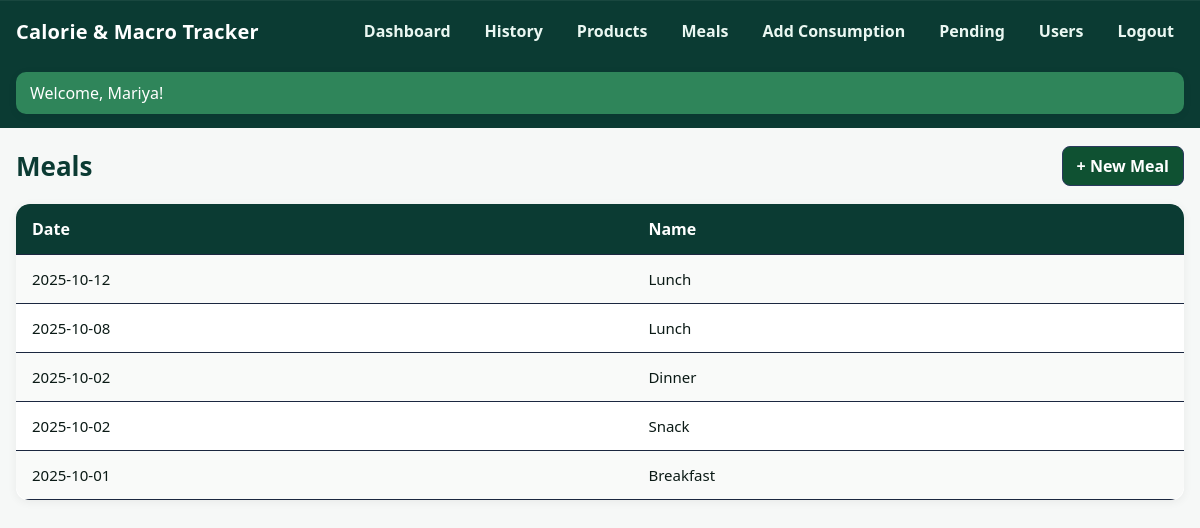
Screenshot of /meals (signed in) with the database file from the repository.
### app.py (models this page shows, shortened)
class User(db.Model, UserMixin):
    id = db.Column(db.Integer, primary_key=True)
    username = db.Column(db.String(80), unique=True, nullable=False)
    email = db.Column(db.String(120), unique=True, nullable=False)
    password_hash = db.Column(db.String(255), nullable=False)
    is_admin = db.Column(db.Boolean, default=False)
    is_approved = db.Column(db.Boolean, default=False)
    created_at = db.Column(db.DateTime, default=datetime.utcnow)
    products = db.relationship("Product", backref="user", lazy=True)
    meals = db.relationship("Meal", backref="user", lazy=True)
    consumptions = db.relationship("Consumption", backref="user", lazy=True)

class Meal(db.Model):
    id = db.Column(db.Integer, primary_key=True)
    user_id = db.Column(db.Integer, db.ForeignKey("user.id"), nullable=False)
    date = db.Column(db.Date, nullable=False, default=date.today)
    name = db.Column(db.String(80), nullable=False)

### app.py (the view)
@app.route("/meals")
@login_required
def meals():
    items = Meal.query.filter_by(user_id=current_user.id).order_by(Meal.date.desc(), Meal.name).all()
    return render_template("meals.html", items=items)

### app.py (called while the page is built)
@login_manager.user_loader
def load_user(user_id):
    return User.query.get(int(user_id))

### templates/meals.html (shortened to what this page needs)
{% extends "base.html" %}
{% block content %}
<div class="page-head">
  <h1>Meals</h1>
  <a class="btn" href="{{ url_for('meal_new') }}">+ New Meal</a>
</div>
<div class="table-wrap">
  <table class="table">
    <thead>
      <tr>
        <th>Date</th>
        <th>Name</th>
      </tr>
    </thead>
    <tbody>
      {% for m in items %}
      <tr>
        <td>{{ m.date }}</td>
        <td>{{ m.name }}</td>
      </tr>
      {% endfor %}
    </tbody>
  </table>
</div>
{% endblock %}

### templates/base.html (shortened to what this page needs)
<!doctype html>
<html lang="en">
<head>
  <link rel="stylesheet" href="{{ url_for('static', filename='styles.css') }}">
</head>
<body>
  <header class="topbar">
    <div class="topbar-inner">
      <div class="brand">Calorie & Macro Tracker</div>
      <nav class="nav-links">
        {% if current_user.is_authenticated %}
          <a href="{{ url_for('dashboard') }}">Dashboard</a>
          <a href="{{ url_for('history') }}">History</a>
          <a href="{{ url_for('products') }}">Products</a>
          <a href="{{ url_for('meals') }}">Meals</a>
          <a href="{{ url_for('consumption_new') }}">Add Consumption</a>
          {% if current_user.is_admin %}
            <a href="{{ url_for('admin_pending') }}">Pending</a>
            <a href="{{ url_for('admin_users') }}">Users</a>
          {% endif %}
          <a href="{{ url_for('logout') }}">Logout</a>
        {% else %}
          <a href="{{ url_for('login') }}">Login</a>
          <a href="{{ url_for('signup') }}">Sign Up</a>
        {% endif %}
      </nav>
    </div>
    {% if current_user.is_authenticated %}
      <div class="welcome-bar">
        <div class="welcome-pill">
          Welcome, {{ current_user.name|default(current_user.username|default(current_user.email|default('User', true), true), true) }}!
        </div>
      </div>
    {% endif %}
  </header>
  <main class="container">
    {% block content %}{% endblock %}
  </main>
</body>
</html>

### static/styles.css (style rules this page uses)
:root { --bg:#0b1220; --card:#121a2b; --text:#e7ecf4; --muted:#9fb0d1; --accent:#6aa9ff; --danger:#ff7575; }
* { box-sizing: border-box; }
body { margin:0; font-family: system-ui, -apple-system, Segoe UI, Roboto, Helvetica, Arial, sans-serif; background:var(--bg); color:var(--text); }
a { color: var(--accent); text-decoration: none; }
.brand { font-weight:700; letter-spacing:0.4px; }
.container { max-width: 980px; margin: 24px auto; padding: 0 16px; }
.btn { display:inline-block; padding:10px 12px; background:#0e1628; border:1px solid #2a395d; border-radius:10px; }
.table { width:100%; border-collapse: collapse; background:var(--card); border-radius: 14px; overflow:hidden; }
.table th, .table td { padding:10px 12px; border-bottom:1px solid #1b2740; }
.table thead { background:#0f1729; }

### templates/base.html (style rules this page uses)
:root { --green-900:#0b3b33; --green-800:#0f5132; --bg:#f6f8f7; --card:#ffffff; --muted:#6b7280; --shadow:0 2px 10px rgba(0,0,0,.06); --radius:12px; }
html,body { height:100%; background:var(--bg); }
body { margin:0; font-family: system-ui, -apple-system, Segoe UI, Roboto, Helvetica, Arial, "Apple Color Emoji","Segoe UI Emoji"; color:#0b1a16; }
.topbar { background:var(--green-900); color:#fff; position:sticky; top:0; z-index:20; box-shadow:0 1px 0 rgba(255,255,255,.06) inset; }
.topbar-inner { max-width:1200px; margin:0 auto; padding:14px 16px; display:flex; align-items:center; justify-content:space-between; gap:12px; }
.brand { font-weight:800; letter-spacing:.2px; font-size:20px; }
.nav-links { display:flex; flex-wrap:wrap; gap:14px; }
.nav-links a { color:#eaf7f2; text-decoration:none; font-weight:600; padding:6px 10px; border-radius:8px; }
.welcome-bar { max-width:1200px; margin:10px auto 0; padding:0 16px 14px; }
.welcome-pill { background:#2f855a; color:#fff; padding:10px 14px; border-radius:10px; box-shadow:var(--shadow); }
.container { max-width:1200px; margin:18px auto 32px; padding:0 16px; }

### templates/meals.html (style rules this page uses)
.page-head { display:flex; align-items:center; justify-content:space-between; margin-bottom:18px; }
.page-head h1 { font-size:26px; font-weight:700; color:#0b3b33; margin:0; }
.btn { display:inline-block; background:#0f5132; color:#fff; text-decoration:none; padding:8px 14px; border-radius:8px; font-weight:600; transition:background .2s; }
.table-wrap { background:#fff; border-radius:12px; box-shadow:0 2px 10px rgba(0,0,0,.06); overflow:hidden; }
table.table { width:100%; border-collapse:collapse; }
table.table thead { background:#0b3b33; color:#fff; text-align:left; }
table.table th, table.table td { padding:14px 16px; }
table.table tbody tr:nth-child(odd) { background:#f9faf9; }
table.table td { color:#0b1a16; font-size:15px; }

### rows the page displays
User: name "Mariya"
Meal: date "2025-10-12", name "Lunch"
Meal: date "2025-10-08", name "Lunch"
Meal: date "2025-10-02", name "Dinner"
Meal: date "2025-10-02", name "Snack"
Meal: date "2025-10-01", name "Breakfast"
